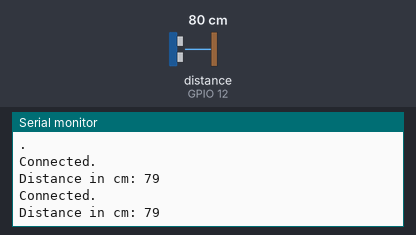
Bench run of a sketch on a simulated ESP32. Shown: the last lines printed to the serial monitor. The test bench sets the inputs (shaded band); at power-on: distance to the obstacle (sensor on GPIO 12) 80 cm. The echo pulse lasts 58.3 µs per cm; WiFi joins after 1.5 s; servers stay silent unless stated.

Above: at 7.1 s.
7.2 s: distance to the obstacle (sensor on GPIO 12) set to 2 cm
At 8.7 s:
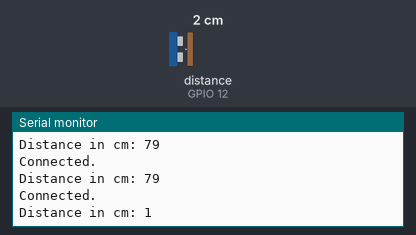
9.5 s: distance to the obstacle (sensor on GPIO 12) set to 4 cm
At 11.2 s:
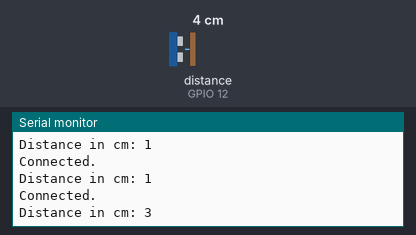
Timing chart, 0 to 12.7 s (numbered marks = the images above; inputs shaded):
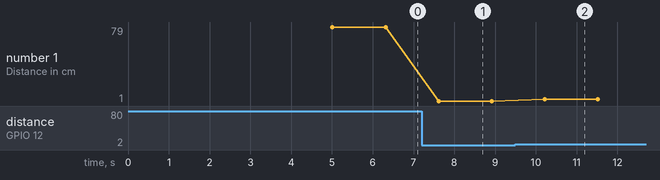

Measured:
- after the input at 7.2 s, the serial monitor: prints a new line after 0.41 s (image 1)
- after the input at 9.5 s, the serial monitor: prints a new line after 0.72 s (image 2)
- plotted number 1: 79 → 1 after the input at 7.2 s, 1 → 3 after the input at 9.5 s

The sketch:

08_HC_SR04_distance.ino
```cpp
#include "ThingSpeak.h"
#include "WiFi.h"

char ssid[] = "JioFiber-dq6nd";
char pass[] = "anshularchanaanjali";

#define echo 12 // attach pin D12 Arduino to pin Echo of HC-SR04
#define trigger 13 //attach pin D13 Arduino to pin Trig of HC-SR04

long duration; // variable for the duration of sound wave travel
int distanceCM; // variable for the distance measurement

WiFiClient client;

unsigned long myChannelField = 1645355;
const int ChannelField1 = 1;
//const int ChannelField2 = 2;
const char * myWriteAPIKey = "O9RXRMUYHAI25G1R";

void setup() {
  Serial.begin(115200);
  pinMode(trigger, OUTPUT); // Sets the trigPin as an OUTPUT
  pinMode(echo, INPUT); // Sets the echoPin as an INPUT
  WiFi.mode(WIFI_STA);
  ThingSpeak.begin(client);
}

void loop()
{
  //-----------------WiFi Setup-------------------//
  if(WiFi.status()!= WL_CONNECTED)
  {
    Serial.print("Attempting to Connect to SSID: ");
    Serial.println("Jio");
  }
  while(WiFi.status()!= WL_CONNECTED)
  {
    WiFi.begin(ssid,pass);
    Serial.print(".");
    delay(5000);
  }
  Serial.println("\nConnected.");
  //--------------------------------------------//

  digitalWrite(trigger, LOW);
  delayMicroseconds(2);
  digitalWrite(trigger, HIGH);
  delayMicroseconds(10);
  digitalWrite(trigger, LOW);
  // Reads the echo pin, returns the sound wave travel time in microseconds
  duration = pulseIn(echo, HIGH);
  // Calculating the distance
  distanceCM = (duration * 0.034)/2;
  Serial.print("Distance in cm: ");
  Serial.println(distanceCM);

  //-------------Sending Data to ThingSpeak Cloud---------------//
  ThingSpeak.writeField(myChannelField,ChannelField1, distanceCM, myWriteAPIKey);
  //ThingSpeak.writeField(myChannelField,ChannelField2, humidity, myWriteAPIKey);
  delay(1000);
}
```
